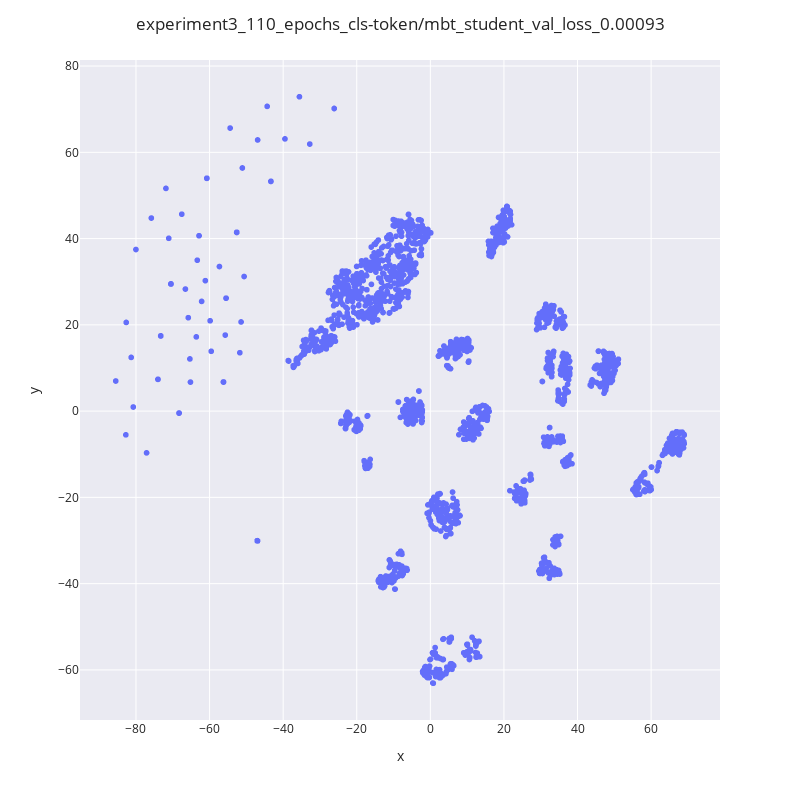

Notebook code for this chart:
### Code cell
chkpt_name = "experiment3_110_epochs_cls-token/mbt_student_val_loss_0.00093"
pkl_path = f"saved_models/{chkpt_name}.pkl"
with open(pkl_path, "rb") as fh:
    embeddings_obj = pickle.load(fh)

embeddings_cleaned = clean_nans(embeddings_obj)
plot_embeddings(embeddings_cleaned, chkpt_name)

### Figure 1 — Plotly figure (JSON) as saved in the notebook; plotly's stock layout.template omitted (floating-point values rounded to 4 significant figures; data arrays with more than 128 entries replaced by an {"elided": "..."} marker saying what was removed)
{"data": [{"customdata": {"elided": "2586x1 str values"}, "hovertemplate": "x=%{x}<br>y=%{y}<br>labels=%{customdata[0]}<extra></extra>", "legendgroup": "", "marker": {"color": "#636efa", "symbol": "circle"}, "mode": "markers", "name": "", "showlegend": false, "type": "scattergl", "x": {"elided": "2586 float values"}, "xaxis": "x", "y": {"elided": "2586 float values"}, "yaxis": "y"}], "layout": {"autosize": false, "height": 800, "legend": {"tracegroupgap": 0}, "margin": {"t": 60}, "title": {"text": "experiment3_110_epochs_cls-token/mbt_student_val_loss_0.00093"}, "width": 800, "xaxis": {"anchor": "y", "domain": [0, 1], "title": {"text": "x"}}, "yaxis": {"anchor": "x", "domain": [0, 1], "title": {"text": "y"}}}}
